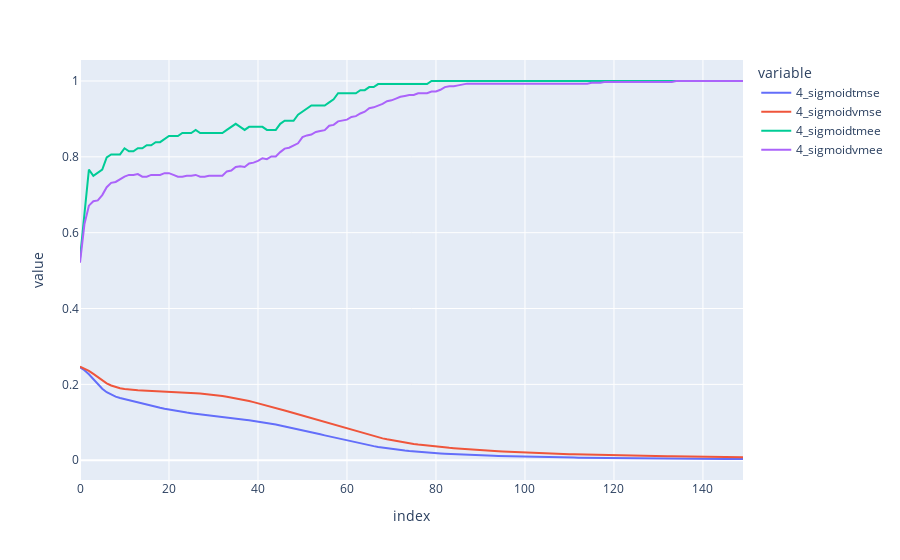

The notebook cell this image was saved under:
### Code cell
dic_list = []
for dummy in interesting_model:
    dic = {}
    dic[dummy['top_name'] + 'tmse'] = dummy['stats']['training_mean_squared_error']
    dic[dummy['top_name'] + 'vmse'] = dummy['stats']['test_mean_squared_error']
    dic[dummy['top_name'] + 'tmee'] = dummy['stats']['training_accuracy']
    dic[dummy['top_name'] + 'vmee'] = dummy['stats']['test_accuracy']
    dic_list.append(pd.DataFrame(dic))
    
for i in dic_list:
    fig = px.line(i)
    fig.show()

### Figure 1 — Plotly figure (JSON) as saved in the notebook; plotly's stock layout.template omitted (floating-point values rounded to 4 significant figures; data arrays with more than 128 entries replaced by an {"elided": "..."} marker saying what was removed)
{"data": [{"hovertemplate": "variable=4_sigmoidtmse<br>index=%{x}<br>value=%{y}<extra></extra>", "legendgroup": "4_sigmoidtmse", "line": {"color": "#636efa", "dash": "solid"}, "marker": {"symbol": "circle"}, "mode": "lines", "name": "4_sigmoidtmse", "orientation": "v", "showlegend": true, "type": "scatter", "x": {"elided": "150 int values"}, "xaxis": "x", "y": {"elided": "150 float values"}, "yaxis": "y"}, {"hovertemplate": "variable=4_sigmoidvmse<br>index=%{x}<br>value=%{y}<extra></extra>", "legendgroup": "4_sigmoidvmse", "line": {"color": "#EF553B", "dash": "solid"}, "marker": {"symbol": "circle"}, "mode": "lines", "name": "4_sigmoidvmse", "orientation": "v", "showlegend": true, "type": "scatter", "x": {"elided": "150 int values"}, "xaxis": "x", "y": {"elided": "150 float values"}, "yaxis": "y"}, {"hovertemplate": "variable=4_sigmoidtmee<br>index=%{x}<br>value=%{y}<extra></extra>", "legendgroup": "4_sigmoidtmee", "line": {"color": "#00cc96", "dash": "solid"}, "marker": {"symbol": "circle"}, "mode": "lines", "name": "4_sigmoidtmee", "orientation": "v", "showlegend": true, "type": "scatter", "x": {"elided": "150 int values"}, "xaxis": "x", "y": {"elided": "150 float values"}, "yaxis": "y"}, {"hovertemplate": "variable=4_sigmoidvmee<br>index=%{x}<br>value=%{y}<extra></extra>", "legendgroup": "4_sigmoidvmee", "line": {"color": "#ab63fa", "dash": "solid"}, "marker": {"symbol": "circle"}, "mode": "lines", "name": "4_sigmoidvmee", "orientation": "v", "showlegend": true, "type": "scatter", "x": {"elided": "150 int values"}, "xaxis": "x", "y": {"elided": "150 float values"}, "yaxis": "y"}], "layout": {"legend": {"title": {"text": "variable"}, "tracegroupgap": 0}, "margin": {"t": 60}, "xaxis": {"anchor": "y", "domain": [0, 1], "title": {"text": "index"}}, "yaxis": {"anchor": "x", "domain": [0, 1], "title": {"text": "value"}}}}
